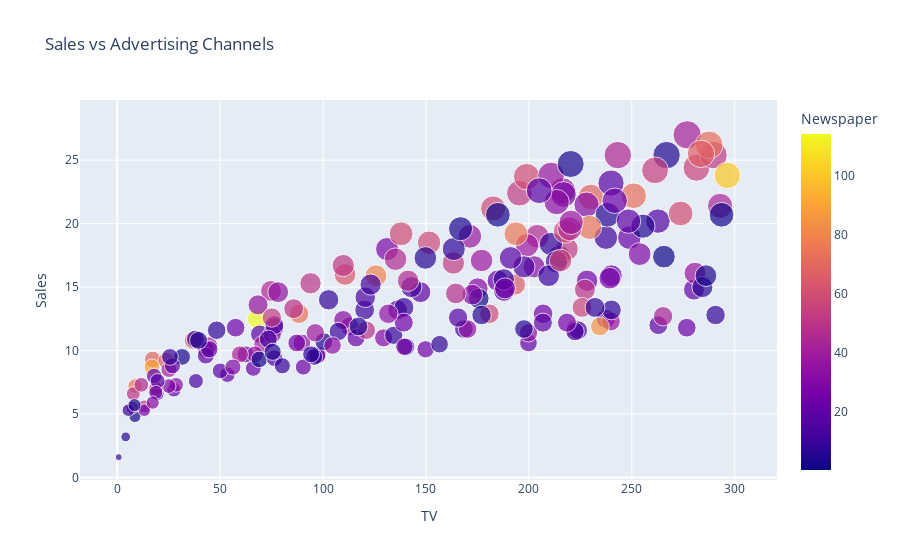

Source (notebook cell):
### Code cell
import plotly.express as px

fig = px.scatter(df, x="TV", y="Sales", color="Newspaper", hover_name="Radio", 
                 size="Sales", title="Sales vs Advertising Channels")
fig.show()

### Figure 1 — Plotly figure (JSON) as saved in the notebook; plotly's stock layout.template omitted (floating-point values rounded to 4 significant figures; data arrays with more than 128 entries replaced by an {"elided": "..."} marker saying what was removed)
{"data": [{"hovertemplate": "<b>%{hovertext}</b><br><br>TV=%{x}<br>Sales=%{marker.size}<br>Newspaper=%{marker.color}<extra></extra>", "hovertext": {"elided": "200 float values"}, "legendgroup": "", "marker": {"color": {"elided": "200 float values"}, "coloraxis": "coloraxis", "size": {"elided": "200 float values"}, "sizemode": "area", "sizeref": 0.0675, "symbol": "circle"}, "mode": "markers", "name": "", "orientation": "v", "showlegend": false, "type": "scatter", "x": {"elided": "200 float values"}, "xaxis": "x", "y": {"elided": "200 float values"}, "yaxis": "y"}], "layout": {"coloraxis": {"colorbar": {"title": {"text": "Newspaper"}}, "colorscale": [[0, "#0d0887"], [0.1111, "#46039f"], [0.2222, "#7201a8"], [0.3333, "#9c179e"], [0.4444, "#bd3786"], [0.5556, "#d8576b"], [0.6667, "#ed7953"], [0.7778, "#fb9f3a"], [0.8889, "#fdca26"], [1, "#f0f921"]]}, "legend": {"itemsizing": "constant", "tracegroupgap": 0}, "title": {"text": "Sales vs Advertising Channels"}, "xaxis": {"anchor": "y", "domain": [0, 1], "title": {"text": "TV"}}, "yaxis": {"anchor": "x", "domain": [0, 1], "title": {"text": "Sales"}}}}
